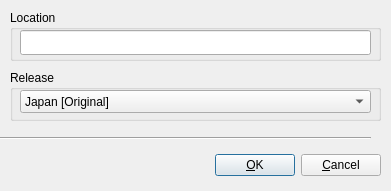
<ui version="4.0" >
 <author></author>
 <comment></comment>
 <exportmacro></exportmacro>
 <class>Form</class>
 <widget class="QWidget" name="Form" >
  <property name="geometry" >
   <rect>
    <x>0</x>
    <y>0</y>
    <width>391</width>
    <height>191</height>
   </rect>
  </property>
  <property name="windowTitle" >
   <string>Physical Copy</string>
  </property>
  <widget class="QGroupBox" name="groupBox_4" >
   <property name="geometry" >
    <rect>
     <x>10</x>
     <y>70</y>
     <width>371</width>
     <height>51</height>
    </rect>
   </property>
   <property name="title" >
    <string>Release</string>
   </property>
   <widget class="QComboBox" name="comboBox" >
    <property name="geometry" >
     <rect>
      <x>10</x>
      <y>20</y>
      <width>351</width>
      <height>23</height>
     </rect>
    </property>
    <item>
     <property name="text" >
      <string>Japan [Original]</string>
     </property>
    </item>
    <item>
     <property name="text" >
      <string>United States [Local Release]</string>
     </property>
    </item>
   </widget>
  </widget>
  <widget class="QGroupBox" name="groupBox_3" >
   <property name="geometry" >
    <rect>
     <x>10</x>
     <y>10</y>
     <width>371</width>
     <height>51</height>
    </rect>
   </property>
   <property name="title" >
    <string>Location</string>
   </property>
   <widget class="QLineEdit" name="lineEdit" >
    <property name="geometry" >
     <rect>
      <x>10</x>
      <y>20</y>
      <width>351</width>
      <height>25</height>
     </rect>
    </property>
   </widget>
  </widget>
  <widget class="QWidget" name="horizontalLayout_2" >
   <property name="geometry" >
    <rect>
     <x>10</x>
     <y>150</y>
     <width>371</width>
     <height>31</height>
    </rect>
   </property>
   <layout class="QHBoxLayout" >
    <property name="margin" >
     <number>0</number>
    </property>
    <property name="spacing" >
     <number>6</number>
    </property>
    <item>
     <spacer>
      <property name="orientation" >
       <enum>Qt::Horizontal</enum>
      </property>
      <property name="sizeHint" >
       <size>
        <width>40</width>
        <height>20</height>
       </size>
      </property>
     </spacer>
    </item>
    <item>
     <widget class="QPushButton" name="pushButton_2" >
      <property name="text" >
       <string>&amp;OK</string>
      </property>
      <property name="default" >
       <bool>true</bool>
      </property>
     </widget>
    </item>
    <item>
     <widget class="QPushButton" name="pushButton_3" >
      <property name="text" >
       <string>&amp;Cancel</string>
      </property>
     </widget>
    </item>
   </layout>
  </widget>
  <widget class="Line" name="line" >
   <property name="geometry" >
    <rect>
     <x>0</x>
     <y>130</y>
     <width>371</width>
     <height>16</height>
    </rect>
   </property>
   <property name="orientation" >
    <enum>Qt::Horizontal</enum>
   </property>
  </widget>
 </widget>
 <pixmapfunction></pixmapfunction>
 <resources/>
 <connections/>
</ui>
